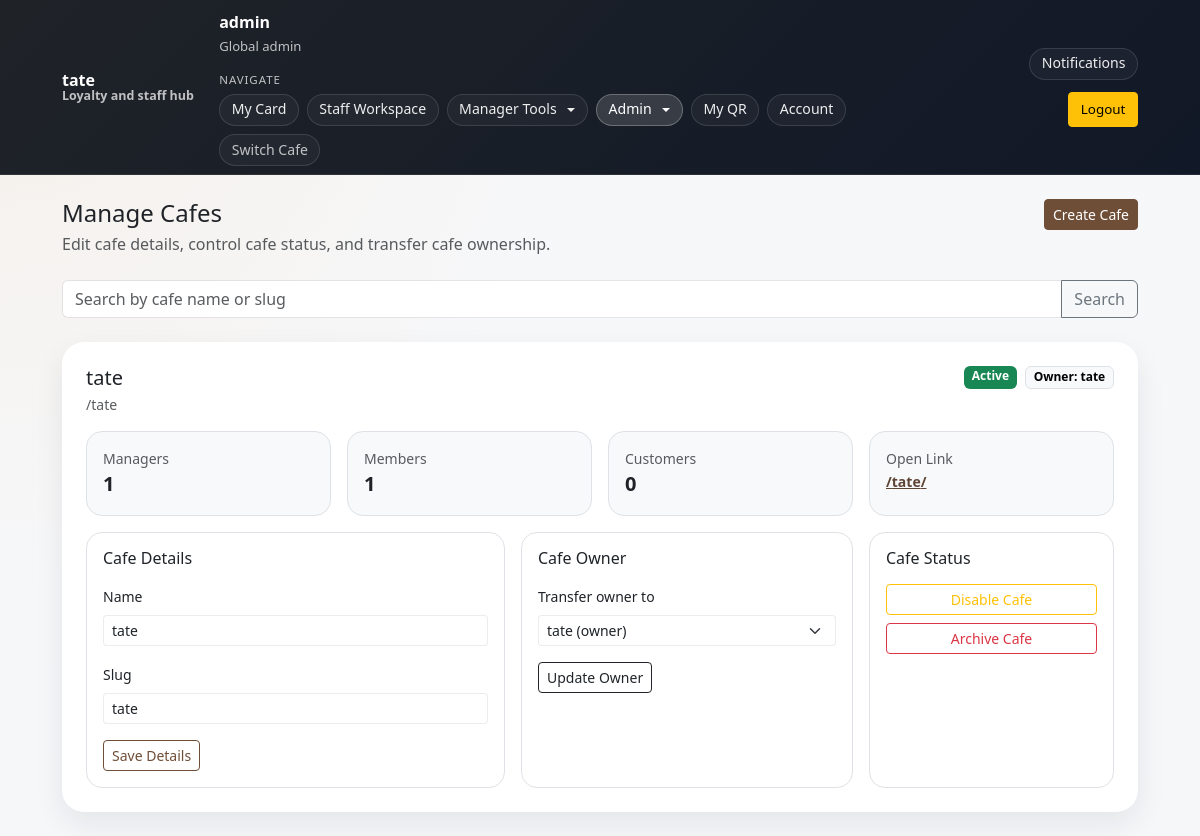
Screenshot of /admin/cafes (signed in) with the database file from the repository.
### models.py (models this page shows)
class Cafe(db.Model):
    __tablename__ = "cafes"
    id = db.Column(db.Integer, primary_key=True)
    name = db.Column(db.String(120), nullable=False)
    slug = db.Column(db.String(80), unique=True, nullable=False, index=True)
    is_active = db.Column(db.Boolean, nullable=False, default=True)
    is_archived = db.Column(db.Boolean, nullable=False, default=False)
    created_at = db.Column(db.DateTime, nullable=False, default=datetime.utcnow)
    logo_url = db.Column(db.String(500), nullable=True)
    accent_color = db.Column(db.String(20), nullable=False, default="#6f4e37")
    secondary_color = db.Column(db.String(20), nullable=False, default="#f5ede3")
    theme_mode = db.Column(db.String(20), nullable=False, default="light")   # light | dark | coffee | modern
    card_style = db.Column(db.String(20), nullable=False, default="rounded") # rounded | minimal | bold
    public_location = db.Column(db.String(255), nullable=True)
    public_opening_hours = db.Column(db.String(255), nullable=True)
    public_join_instructions = db.Column(db.String(500), nullable=True)
    settings = db.relationship(
        "CafeSettings",
        back_populates="cafe",
        uselist=False,
        cascade="all, delete-orphan",
    )
    members = db.relationship(
        "CafeMember",
        back_populates="cafe",
        cascade="all, delete-orphan",
    )
    loyalty_cards = db.relationship(
        "LoyaltyCard",
        back_populates="cafe",
        cascade="all, delete-orphan",
    )
    activity_logs = db.relationship(
        "ActivityLog",
        back_populates="cafe",
        cascade="all, delete-orphan",
    )
    invites = db.relationship(
        "StaffInvite",
        back_populates="cafe",
        cascade="all, delete-orphan",
    )
    reward_tiers = db.relationship(
        "RewardTier",
        back_populates="cafe",
        cascade="all, delete-orphan",
        order_by="RewardTier.points_required.asc()",
    )

class User(db.Model):
    __tablename__ = "users"
    id = db.Column(db.Integer, primary_key=True)
    username = db.Column(db.String(40), unique=True, nullable=False, index=True)
    email = db.Column(db.String(255), unique=True, nullable=False, index=True)
    password_hash = db.Column(db.String(255), nullable=False)
    pending_email = db.Column(db.String(255), nullable=True)
    email_verified_at = db.Column(db.DateTime, nullable=True)
    requires_password_setup = db.Column(db.Boolean, nullable=False, default=False)
    requires_email_verification = db.Column(db.Boolean, nullable=False, default=False)
    is_active = db.Column(db.Boolean, nullable=False, default=True)
    is_global_admin = db.Column(db.Boolean, nullable=False, default=False)
    qr_token = db.Column(
        db.String(64),
        unique=True,
        nullable=False,
        default=lambda: secrets.token_urlsafe(32),
    )
    created_at = db.Column(db.DateTime, nullable=False, default=datetime.utcnow)
    memberships = db.relationship(
        "CafeMember",
        back_populates="user",
        cascade="all, delete-orphan",
    )
    loyalty_cards = db.relationship(
        "LoyaltyCard",
        back_populates="user",
        cascade="all, delete-orphan",
    )
    notifications = db.relationship(
        "Notification",
        back_populates="user",
        cascade="all, delete-orphan",
    )
    password_reset_tokens = db.relationship(
        "PasswordResetToken",
        back_populates="user",
        cascade="all, delete-orphan",
    )
    activity_as_actor = db.relationship(
        "ActivityLog",
        foreign_keys="ActivityLog.actor_user_id",
        back_populates="actor_user",
        cascade="all, delete-orphan",
    )
    activity_as_target = db.relationship(
        "ActivityLog",
        foreign_keys="ActivityLog.target_user_id",
        back_populates="target_user",
        cascade="all, delete-orphan",
    )

### app.py (the view)
    @app.get("/admin/cafes")
    @require_login
    @require_global_admin
    def admin_cafes():
        q = (request.args.get("q") or "").strip().lower()
        cafes = Cafe.query.order_by(Cafe.created_at.desc()).all()
        rows = []
        for cafe in cafes:
            haystack = f"{cafe.name} {cafe.slug}".lower()
            if q and q not in haystack:
                continue
            manager_count = CafeMember.query.filter_by(cafe_id=cafe.id, role="manager", is_active=True).count()
            member_count = CafeMember.query.filter_by(cafe_id=cafe.id, is_active=True).count()
            customer_count = LoyaltyCard.query.filter_by(cafe_id=cafe.id).count()
            owner_membership = get_cafe_owner_membership(cafe.id)
            owner_user = db.session.get(User, owner_membership.user_id) if owner_membership else None
            manager_options = (
                db.session.query(CafeMember, User)
                .join(User, User.id == CafeMember.user_id)
                .filter(CafeMember.cafe_id == cafe.id, CafeMember.is_active == True)  # noqa: E712
                .filter(CafeMember.role.in_(("owner", "manager")))
                .order_by(User.username.asc())
                .all()
            )
            rows.append((cafe, manager_count + (1 if owner_membership else 0), member_count, customer_count, owner_user, manager_options))
        return render_template("admin_cafes.html", rows=rows, q=q)

### templates/admin_cafes.html (shortened to what this page needs)
{% extends "base.html" %}
{% block content %}
<div class="d-flex justify-content-between align-items-start flex-wrap gap-3 mb-4">
  <div>
    <h1 class="h4 mb-1">Manage Cafes</h1>
    <p class="text-muted mb-0">Edit cafe details, control cafe status, and transfer cafe ownership.</p>
  </div>
  <a class="btn btn-primary btn-sm" href="{{ url_for('admin_create_cafe') }}">Create Cafe</a>
</div>
<form method="get" class="mb-4">
  <div class="input-group">
    <input class="form-control" name="q" value="{{ q }}" placeholder="Search by cafe name or slug">
    <button class="btn btn-outline-secondary" type="submit">Search</button>
  </div>
</form>
{% if rows %}
  <div class="d-flex flex-column gap-3">
    {% for cafe, manager_count, member_count, customer_count, owner_user, manager_options in rows %}
      <div class="card shadow-sm border-0">
        <div class="card-body p-4">
          <div class="d-flex justify-content-between align-items-start flex-wrap gap-3 mb-3">
            <div>
              <h2 class="h5 mb-1">{{ cafe.name }}</h2>
              <div class="text-muted small">/{{ cafe.slug }}</div>
            </div>
            <div class="d-flex flex-wrap gap-2">
              {% if cafe.is_archived %}
                <span class="badge bg-secondary">Archived</span>
              {% elif cafe.is_active %}
                <span class="badge bg-success">Active</span>
              {% else %}
                <span class="badge bg-warning text-dark">Disabled</span>
              {% endif %}
              {% if owner_user %}
                <span class="badge text-bg-light border">Owner: {{ owner_user.username }}</span>
              {% else %}
                <span class="badge text-bg-light border">No owner assigned</span>
              {% endif %}
            </div>
          </div>
          <div class="row g-3 mb-3">
            <div class="col-6 col-md-3">
              <div class="rounded-4 border p-3 bg-body-tertiary h-100">
                <div class="text-muted small">Managers</div>
                <div class="fs-5 fw-semibold">{{ manager_count }}</div>
              </div>
            </div>
            <div class="col-6 col-md-3">
              <div class="rounded-4 border p-3 bg-body-tertiary h-100">
                <div class="text-muted small">Members</div>
                <div class="fs-5 fw-semibold">{{ member_count }}</div>
              </div>
            </div>
            <div class="col-6 col-md-3">
              <div class="rounded-4 border p-3 bg-body-tertiary h-100">
                <div class="text-muted small">Customers</div>
                <div class="fs-5 fw-semibold">{{ customer_count }}</div>
              </div>
            </div>
            <div class="col-6 col-md-3">
              <div class="rounded-4 border p-3 bg-body-tertiary h-100">
                <div class="text-muted small">Open Link</div>
                <a class="small fw-semibold" href="{{ url_for('cafe_home', cafe_slug=cafe.slug) }}">/{{ cafe.slug }}/</a>
              </div>
            </div>
          </div>
          <div class="row g-3">
            <div class="col-xl-5">
              <form method="post" action="{{ url_for('admin_cafe_update', cafe_id=cafe.id) }}" class="rounded-4 border p-3 h-100">
                <h3 class="h6 mb-3">Cafe Details</h3>
                <div class="mb-3">
                  <label class="form-label small">Name</label>
                  <input class="form-control form-control-sm" name="name" value="{{ cafe.name }}" required>
                </div>
                <div class="mb-3">
                  <label class="form-label small">Slug</label>
                  <input class="form-control form-control-sm" name="slug" value="{{ cafe.slug }}" required>
                </div>
                <button class="btn btn-outline-primary btn-sm" type="submit">Save Details</button>
              </form>
            </div>
            <div class="col-xl-4">
              <form method="post" action="{{ url_for('admin_cafe_update', cafe_id=cafe.id) }}" class="rounded-4 border p-3 h-100">
                <h3 class="h6 mb-3">Cafe Owner</h3>
                <div class="mb-3">
                  <label class="form-label small">Transfer owner to</label>
                  <select class="form-select form-select-sm" name="owner_member_id" {% if not manager_options %}disabled{% endif %}>
                    {% for member, user in manager_options %}
                      <option value="{{ member.id }}" {% if member.role == 'owner' %}selected{% endif %}>{{ user.username }} ({{ member.role }})</option>
                    {% endfor %}
                  </select>
                </div>
                {% if manager_options %}
                  <button class="btn btn-outline-dark btn-sm" type="submit">Update Owner</button>
                {% else %}
                  <p class="text-muted small mb-0">Add a manager first before assigning an owner.</p>
                {% endif %}
              </form>
            </div>
            <div class="col-xl-3">
              <div class="rounded-4 border p-3 h-100">
                <h3 class="h6 mb-3">Cafe Status</h3>
                <div class="d-flex flex-column gap-2">
                  {% if cafe.is_archived %}
                    <form method="post" action="{{ url_for('admin_cafe_update', cafe_id=cafe.id) }}">
                      <input type="hidden" name="csrf_token" value="{{ csrf_token }}">
                      <input type="hidden" name="action" value="reopen">
                      <button class="btn btn-success btn-sm w-100" type="submit">Reopen Cafe</button>
                    </form>
                  {% else %}
                    {% if cafe.is_active %}
                      <form method="post" action="{{ url_for('admin_cafe_update', cafe_id=cafe.id) }}">
                        <button class="btn btn-outline-warning btn-sm w-100" type="submit">Disable Cafe</button>
                      </form>
                    {% else %}
                      <form method="post" action="{{ url_for('admin_cafe_update', cafe_id=cafe.id) }}">
                        <input type="hidden" name="csrf_token" value="{{ csrf_token }}">
                        <input type="hidden" name="action" value="reopen">
                        <button class="btn btn-success btn-sm w-100" type="submit">Reopen Cafe</button>
                      </form>
                    {% endif %}
                    <form method="post" action="{{ url_for('admin_cafe_update', cafe_id=cafe.id) }}">
                      <button class="btn btn-outline-danger btn-sm w-100" type="submit">Archive Cafe</button>
                    </form>
                  {% endif %}
                </div>
              </div>
            </div>
          </div>
        </div>
      </div>
    {% endfor %}
  </div>
{% else %}
  <div class="card shadow-sm border-0">
    <div class="card-body p-4 text-muted">
      No cafes matched your search.
    </div>
  </div>
{% endif %}
{% endblock %}

### templates/base.html (shortened to what this page needs)
<!doctype html>
<html lang="en">
<head>
<link href="https://cdn.jsdelivr.net/npm/bootstrap@5.3.3/dist/css/bootstrap.min.css" rel="stylesheet">
</head>
<body class="theme-{{ active_cafe.theme_mode if active_cafe else 'light' }} card-{{ active_cafe.card_style if active_cafe else 'rounded' }}">
<nav class="navbar navbar-expand-lg navbar-dark sticky-top">
<div class="container main-container">
<a class="navbar-brand fw-semibold" href="{{ url_for('index') }}">
<span class="brand-copy">
<span class="brand-title">{{ active_cafe.name if active_cafe else (global_settings.site_name if global_settings else 'Coffee Loyalty') }}</span>
<span class="brand-subtitle">
{% if active_cafe %}
Loyalty and staff hub
{% else %}
Cafe rewards and team tools
{% endif %}
</span>
</span>
</a>
<div class="collapse navbar-collapse" id="navMenu">
<div class="nav-layout ms-lg-4">
{% if me %}
<div class="nav-cluster">
<div class="nav-status" aria-label="Current account">
<strong>{{ me.username }}</strong>
<span>
{% if me_is_admin %}
Global admin
{% elif me_membership %}
{{ 'Cafe Owner' if me_membership.role == 'owner' else me_membership.role|capitalize }} at {{ active_cafe.name if active_cafe else 'selected cafe' }}
{% elif active_cafe %}
Customer at {{ active_cafe.name }}
{% else %}
Signed in
{% endif %}
</span>
</div>
<div class="nav-stack" aria-label="Workspace navigation">
<div class="nav-group-label">Navigate</div>
<div class="nav-menu-group">
{% if active_cafe %}
<a class="nav-chip {% if request.endpoint in ['card', 'card_history', 'open_card', 'cafe_card', 'cafe_history'] %}active{% endif %}"
href="{{ url_for('cafe_card', cafe_slug=active_cafe.slug) }}"
aria-current="{% if request.endpoint in ['card', 'card_history'] %}page{% endif %}">
My Card
</a>
{% endif %}
{% if active_cafe and (me_is_admin or (me_membership and me_membership.role in ['staff','manager','owner'])) %}
<a class="nav-chip {% if request.endpoint in ['staff_home', 'cafe_staff'] %}active{% endif %}"
href="{{ url_for('cafe_staff', cafe_slug=active_cafe.slug) }}"
aria-current="{% if request.endpoint in ['staff_home', 'cafe_staff'] %}page{% endif %}">
Staff Workspace
</a>
{% endif %}
{% if active_cafe and (me_is_admin or (me_membership and me_membership.role in ['manager', 'owner'])) %}
<div class="dropdown">
<button class="nav-chip nav-dropdown-toggle dropdown-toggle "
type="button"
data-bs-toggle="dropdown"
aria-expanded="false">
Manager Tools
</button>
</div>
{% endif %}
{% if me_is_admin %}
<div class="dropdown">
<button class="nav-chip nav-dropdown-toggle dropdown-toggle {% if request.endpoint in ['admin_create_cafe', 'admin_users', 'admin_global_settings', 'admin_cafes'] %}active{% endif %}"
type="button"
data-bs-toggle="dropdown"
aria-expanded="false">
Admin
</button>
</div>
{% endif %}
{% if active_cafe %}
<a class="nav-chip {% if request.endpoint == 'my_qr' %}active{% endif %}"
href="{{ url_for('my_qr') }}"
aria-current="{% if request.endpoint == 'my_qr' %}page{% endif %}">
My QR
</a>
{% endif %}
<a class="nav-chip {% if request.endpoint == 'account' %}active{% endif %}"
href="{{ url_for('account') }}"
aria-current="{% if request.endpoint == 'account' %}page{% endif %}">
Account
</a>
<a class="nav-chip nav-chip-muted {% if request.endpoint == 'select_cafe' %}active{% endif %}"
href="{{ url_for('select_cafe') }}"
aria-current="{% if request.endpoint == 'select_cafe' %}page{% endif %}">
Switch Cafe
</a>
</div>
</div>
</div>
<div class="nav-cluster justify-content-lg-end">
<div class="dropdown">
<button class="nav-chip nav-dropdown-toggle {% if unread_notifications %}active{% endif %}"
type="button"
data-bs-toggle="dropdown"
aria-expanded="false"
aria-label="Notifications">
Notifications
</button>
</div>
<form method="post"
action="{{ url_for('logout') }}"
class="m-0">
<button class="btn btn-warning btn-sm">Logout</button>
</form>
</div>
{% endif %}
</div>
</div>
</div>
</nav>
<main class="container main-container py-4" id="main-content" tabindex="-1">
{% block content %}{% endblock %}
</main>
</body>
</html>

### rows the page displays
Cafe: name "tate", slug "tate", is_active "Active", username "tate", manager_count "1", member_count "1", is_archived "0"
User: username "admin"

### other values shown
form field owner_member_id "tate (owner)"
